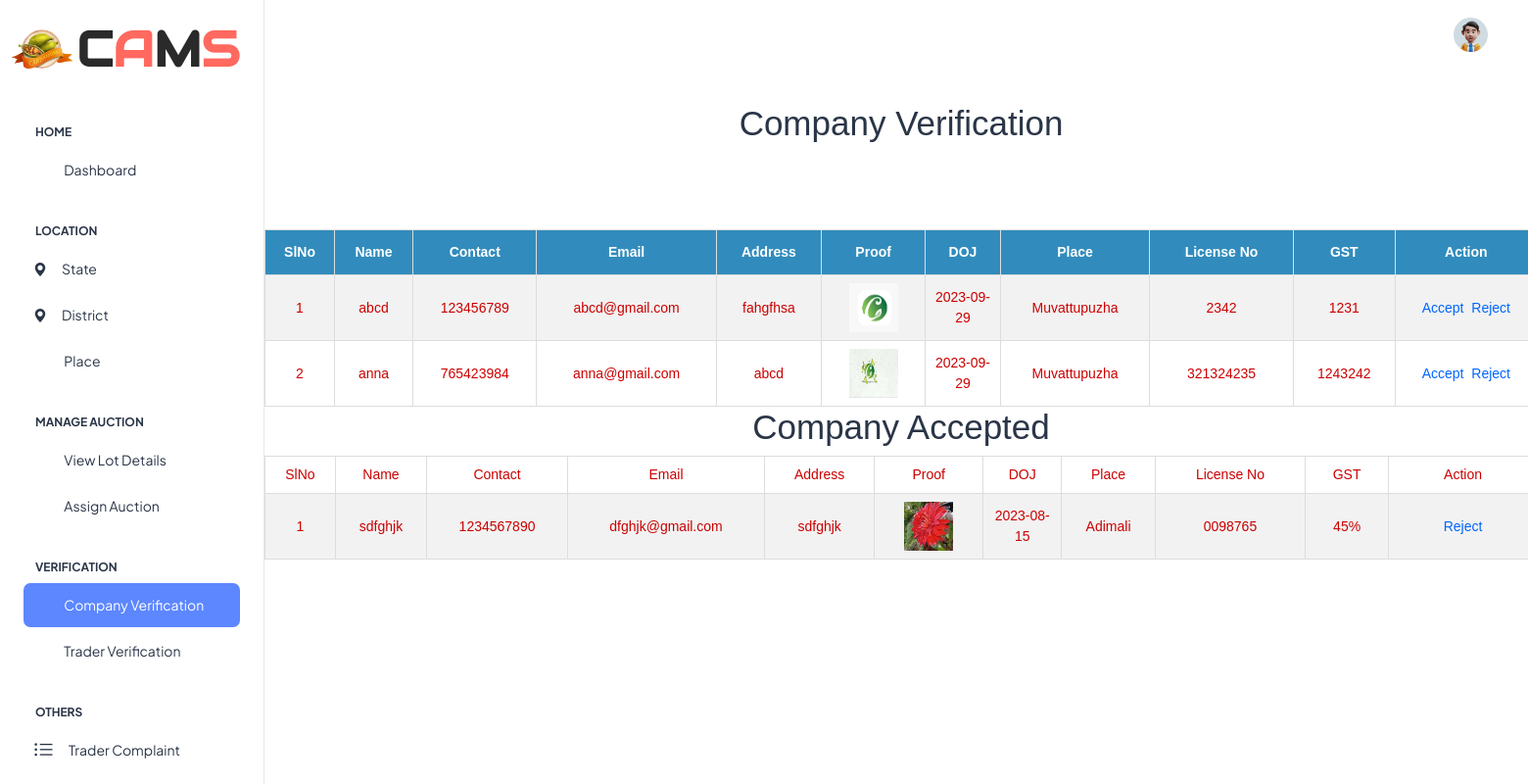
/PROJECT/Admin/CompanyVerification.php, run on the app's committed database.
### tables this page shows
CREATE TABLE `tbl_company` (
  `company_id` int(11) NOT NULL,
  `company_name` varchar(50) NOT NULL,
  `company_contact` varchar(10) NOT NULL,
  `company_email` varchar(30) NOT NULL,
  `company_address` varchar(50) NOT NULL,
  `company_logo` varchar(150) NOT NULL,
  `company_proof` varchar(150) NOT NULL,
  `company_v_status` int(11) NOT NULL DEFAULT 0,
  `company_doj` date NOT NULL,
  `place_id` int(11) NOT NULL,
  `company_shortname` varchar(30) NOT NULL,
  `company_gst` varchar(20) NOT NULL,
  `company_licenseno` varchar(30) NOT NULL,
  `company_password` varchar(30) NOT NULL
);

CREATE TABLE `tbl_place` (
  `place_id` int(11) NOT NULL,
  `place_name` varchar(50) NOT NULL,
  `place_pincode` varchar(10) NOT NULL,
  `district_id` int(11) NOT NULL
);

### PROJECT/Admin/CompanyVerification.php (the view, shortened to what this page needs)
<?php
include("../Assets/Connection/Connection.php");
	?>
<!DOCTYPE html PUBLIC "-//W3C//DTD XHTML 1.0 Transitional//EN" "http://www.w3.org/TR/xhtml1/DTD/xhtml1-transitional.dtd">
<html xmlns="http://www.w3.org/1999/xhtml">
<head>
</head>
<body>
<?php
include("Head.php");
?>
<div id="tab">
<br/><br/><br/><br/><br/>
<?php
$i=0;
$selQry="select * from tbl_company c inner join tbl_place p on c.place_id=p.place_id where c.company_v_status = 0 ";
$result=$conn->query($selQry);
if($result->num_rows>0)
{
?>
<h1><ul>Company Verification</ul></h1><br/><br/><br/>
<table width="1300" align="center" border="1">
  <tr>
    <th width="47">SlNo</th>
    <th width="55">Name</th>
    <th width="70">Contact</th>
    <th width="49">Email</th>
    <th width="74">Address</th>
    <th width="73">Proof</th>
    <th width="43">DOJ</th>
    <th width="49">Place</th>
    <th width="101">License No</th>
    <th width="56">GST</th>
    <th width="100">Action</th>
  </tr>
  <?php
  while($row=$result->fetch_assoc())
  {
  $i++;
  ?>
  <tr>
    <td><?php echo $i ?></td>
    <td><?php echo $row['company_name'] ?></td>
    <td><?php echo $row['company_contact'] ?></td>
    <td><?php echo $row['company_email'] ?></td>
    <td><?php echo $row['company_address'] ?></td>
    <td><img src="../Assets/Files/CompanyProof/<?php echo $row['company_proof'] ?>" height="50px" width="50px" /></td>
    <td><?php echo $row['company_doj'] ?></td>
    <td><?php echo $row['place_name'] ?></td>
    <td><?php echo $row['company_licenseno'] ?></td>
    <td><?php echo $row['company_gst'] ?></td>
    <td><a href="CompanyVerification.php?aid=<?php echo $row['company_id'] ?>">Accept</a>&nbsp;
    <a href="CompanyVerification.php?rid=<?php echo $row['company_id'] ?>">Reject</a></td>
  </tr>
  <?php
  }
  ?>
</table>
<?php
}
$i=0;
$selQry="select * from tbl_company c inner join tbl_place p on c.place_id=p.place_id where c.company_v_status = 1 ";
$result=$conn->query($selQry);
if($result->num_rows>0)
{
?>
<h1 align="center">Company Accepted </h1>
<table width="1300" align="center" border="1">
  <tr>
    <td width="47">SlNo</td>
    <td width="55">Name</td>
    <td width="70">Contact</td>
    <td width="49">Email</td>
    <td width="74">Address</td>
    <td width="73">Proof</td>
    <td width="43">DOJ</td>
    <td width="49">Place</td>
    <td width="101">License No</td>
    <td width="56">GST</td>
    <td width="100">Action</td>
  </tr>
  <?php
  while($row=$result->fetch_assoc())
  {
  $i++;
  ?>
  <tr>
    <td><?php echo $i ?></td>
    <td><?php echo $row['company_name'] ?></td>
    <td><?php echo $row['company_contact'] ?></td>
    <td><?php echo $row['company_email'] ?></td>
    <td><?php echo $row['company_address'] ?></td>
    <td><img src="../Assets/Files/CompanyProof/<?php echo $row['company_proof'] ?>" height="50px" width="50px" /></td>
    <td><?php echo $row['company_doj'] ?></td>
    <td><?php echo $row['place_name'] ?></td>
    <td><?php echo $row['company_licenseno'] ?></td>
    <td><?php echo $row['company_gst'] ?></td>
    <td><a href="CompanyVerification.php?rid=<?php echo $row['company_id'] ?>">Reject</a></td>
  </tr>
  <?php
  }
  ?>
</table>
<?php
}
else
{
	echo"<h1 align='center'>NO DATA FOUND</h1>";
}
?>
<br/><br/><br/>
<?php
include("Foot.php");
?>
</body>
</html>

### PROJECT/Assets/Template/form.css (style rules this page uses)
#tab { font-family: 'Trebuchet MS', Arial, Helvetica, sans-serif; border-collapse: collapse; width: 100%; display: grid; }
#tab td, #tab th { border: 1px solid #ddd; padding: 8px; color: #c00; text-align: center; }
#tab a { color: #06f; }
#tab tr:nth-child(even) { background-color: #f2f2f2; }
#tab th { padding-top: 12px; padding-bottom: 12px; text-align: center; background-color: #318cbd; color: white; }

### data on the page
tbl_company: company_name "abcd", company_contact "123456789", company_email "abcd@gmail.com", company_address "fahgfhsa", company_proof (picture), company_doj "2023-09-29", place.place_name "Muvattupuzha", company_licenseno "2342", company_gst "1231"
tbl_company: company_name "anna", company_contact "765423984", company_email "anna@gmail.com", company_address "abcd", company_proof (picture), company_doj "2023-09-29", place.place_name "Muvattupuzha", company_licenseno "321324235", company_gst "1243242"
tbl_company: company_name "sdfghjk", company_contact "1234567890", company_email "dfghjk@gmail.com", company_address "sdfghjk", company_proof (picture), company_doj "2023-08-15", place.place_name "Adimali", company_licenseno "0098765", company_gst "45%"
